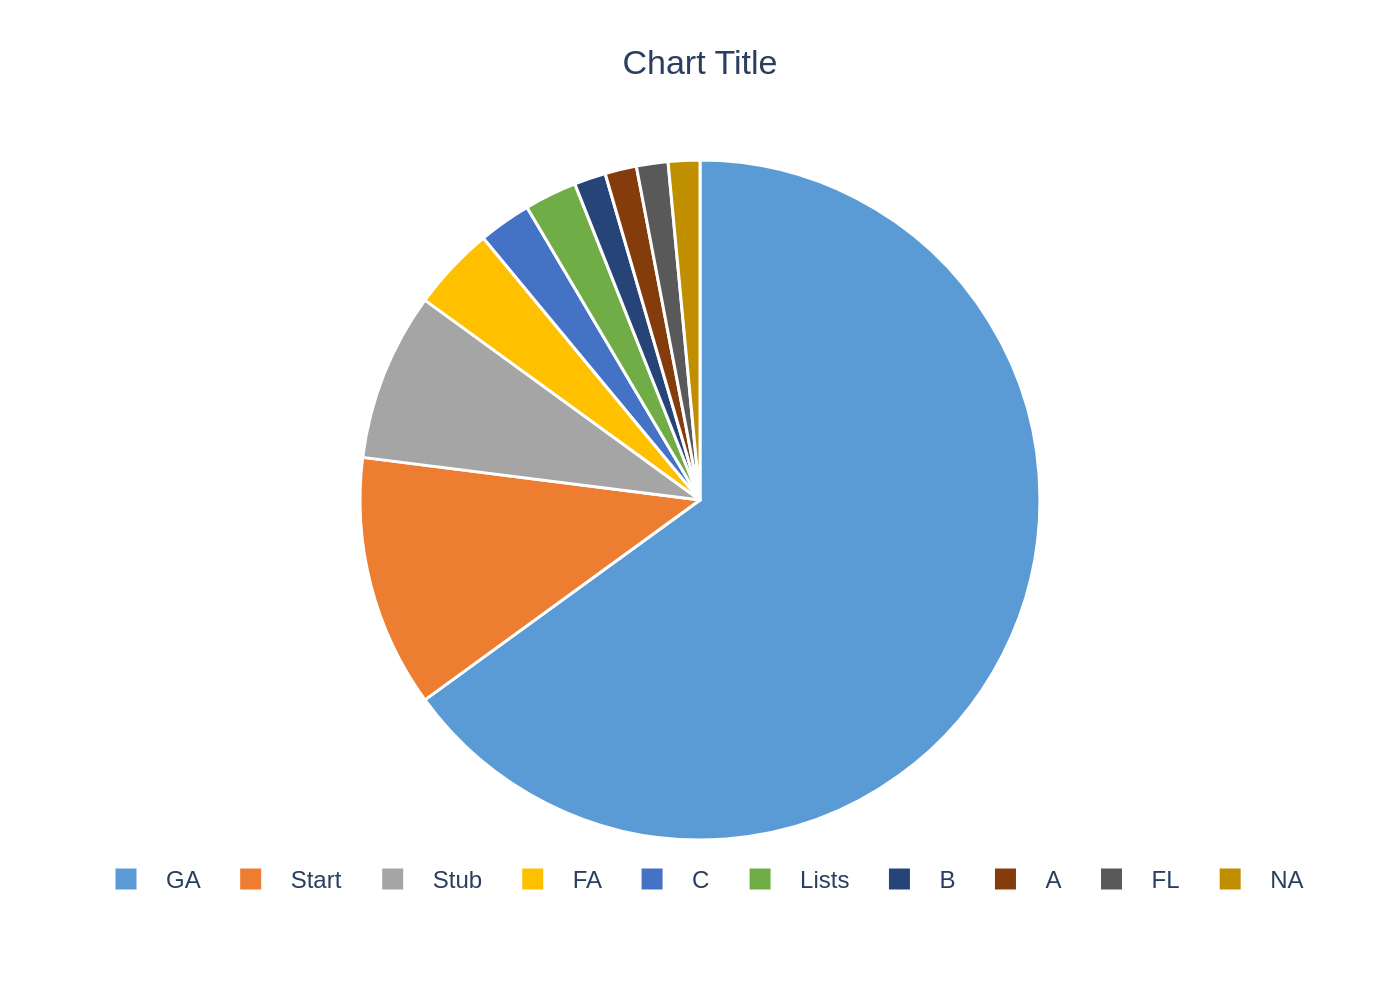

Source code (Python):
import sys
import json
import os
import plotly.graph_objects as go

# Check for command-line argument
if len(sys.argv) != 2:
    print("Usage: python generate_chart.py <path_to_json_file>")
    sys.exit(1)

json_path = sys.argv[1]

# Ensure the JSON file exists
if not os.path.exists(json_path):
    print(f"Error: JSON file not found at '{json_path}'")
    sys.exit(1)

# Load data from JSON file
try:
    with open(json_path, 'r', encoding='utf-8') as f:
        chart_config = json.load(f)
except json.JSONDecodeError:
    print(f"Error: Invalid JSON format in '{json_path}'")
    sys.exit(1)

# Extract data and texts
chart_data = chart_config.get('chart_data', [])
texts = chart_config.get('texts', {})
colors = chart_config.get('colors', [])

# Prepare data for Plotly, preserving order
labels = [item['label'] for item in chart_data]
values = [item['value'] for item in chart_data]

# Create the pie chart
fig = go.Figure()

fig.add_trace(go.Pie(
    labels=labels,
    values=values,
    marker=dict(
        colors=colors,
        line=dict(color='#FFFFFF', width=1.5)
    ),
    sort=False,  # This is crucial to preserve the order from the JSON data
    direction='clockwise',
    textinfo='none' # No text labels on the slices themselves
))

# Configure layout
title_text = texts.get('title')
if texts.get('subtitle'):
    title_text = f"{title_text}<br><sub>{texts.get('subtitle')}</sub>"

fig.update_layout(
    title_text=title_text,
    title_x=0.5,
    title_y=0.95,
    title_xanchor='center',
    title_yanchor='top',
    font=dict(
        family="Arial",
        size=12
    ),
    showlegend=True,
    legend=dict(
        orientation="h",
        yanchor="bottom",
        y=-0.1,
        xanchor="center",
        x=0.5
    ),
    margin=dict(t=80, b=80, l=40, r=40),
    paper_bgcolor='white',
    plot_bgcolor='white'
)


# Determine output filename and save the image
base_filename = os.path.splitext(os.path.basename(json_path))[0]
output_filename = f"{base_filename}.png"

try:
    fig.write_image(output_filename, scale=2)
    print(f"Chart saved to {output_filename}")
except Exception as e:
    print(f"Error saving image: {e}")
    sys.exit(1)
